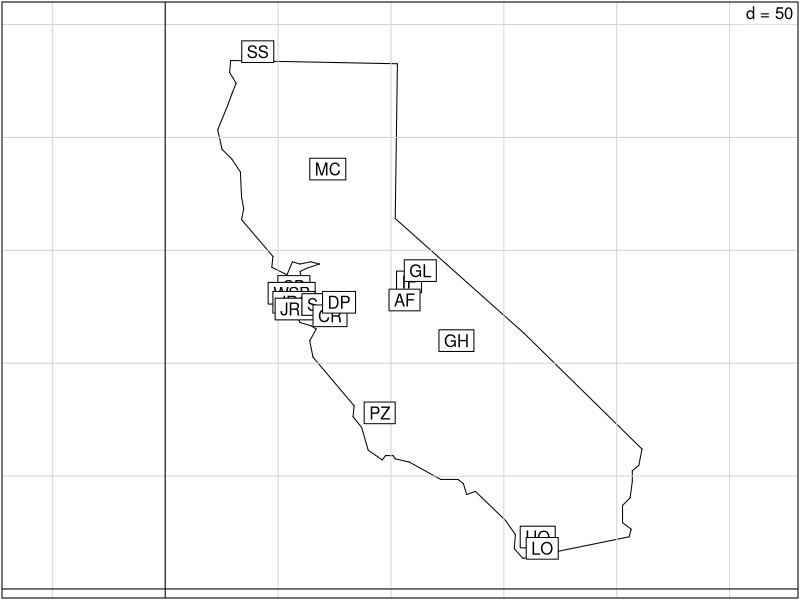
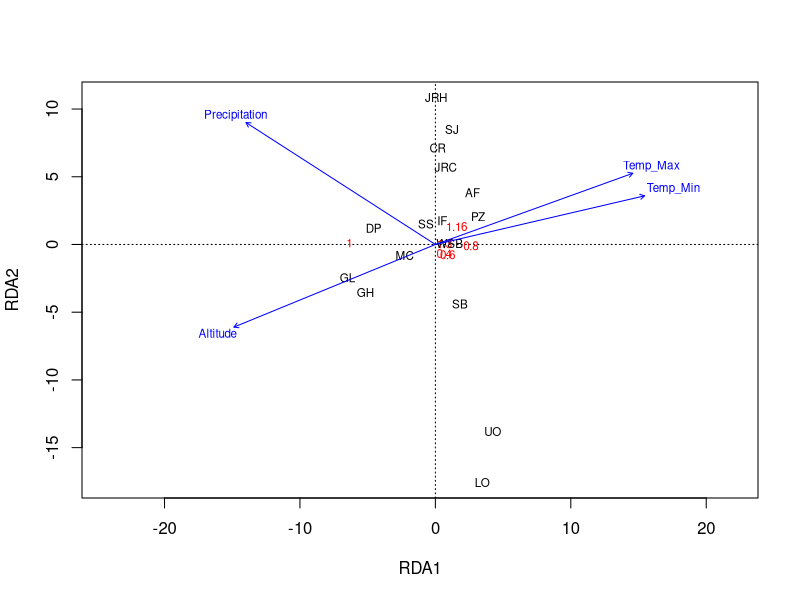
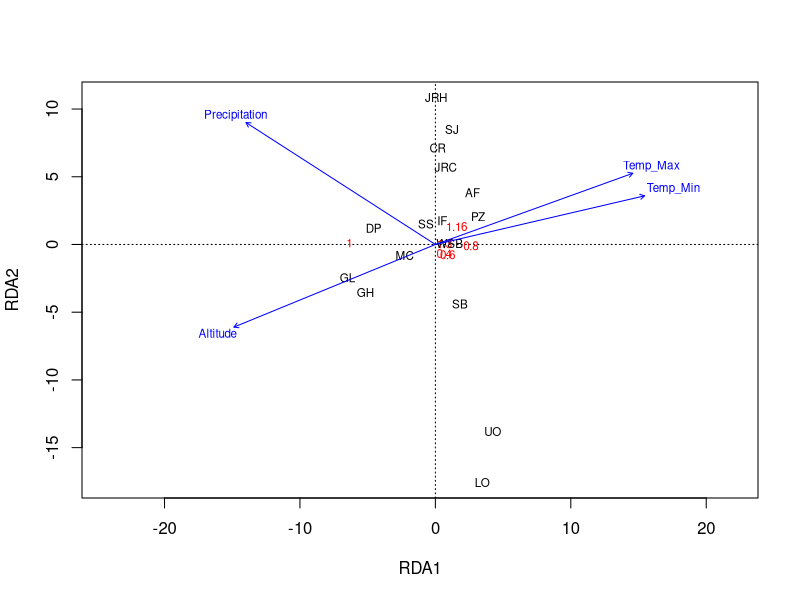
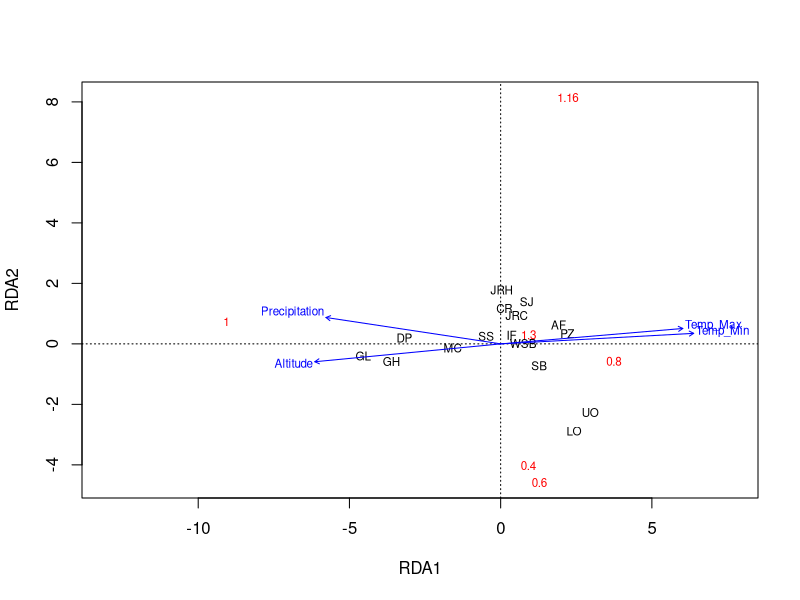
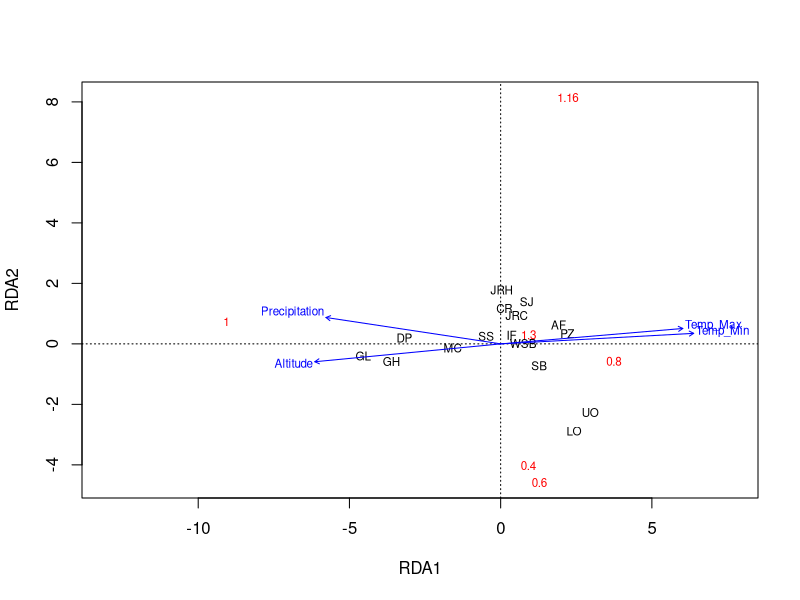
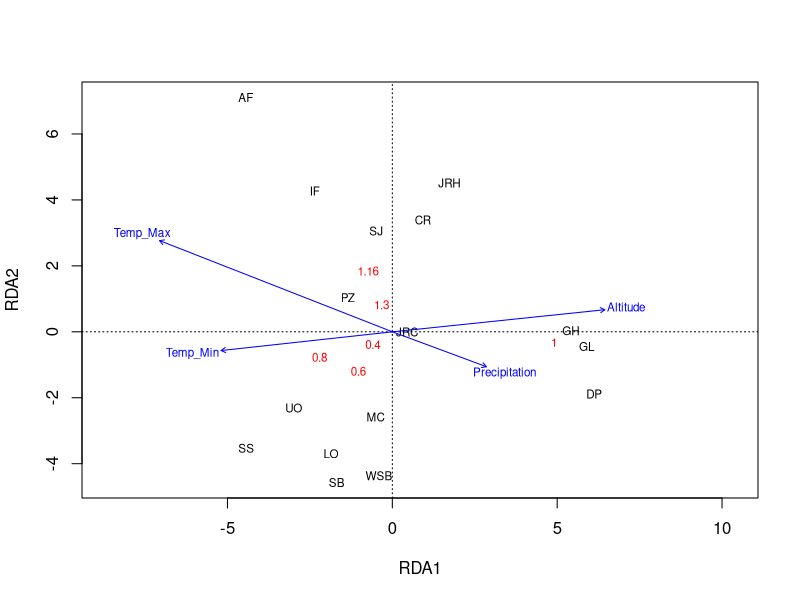
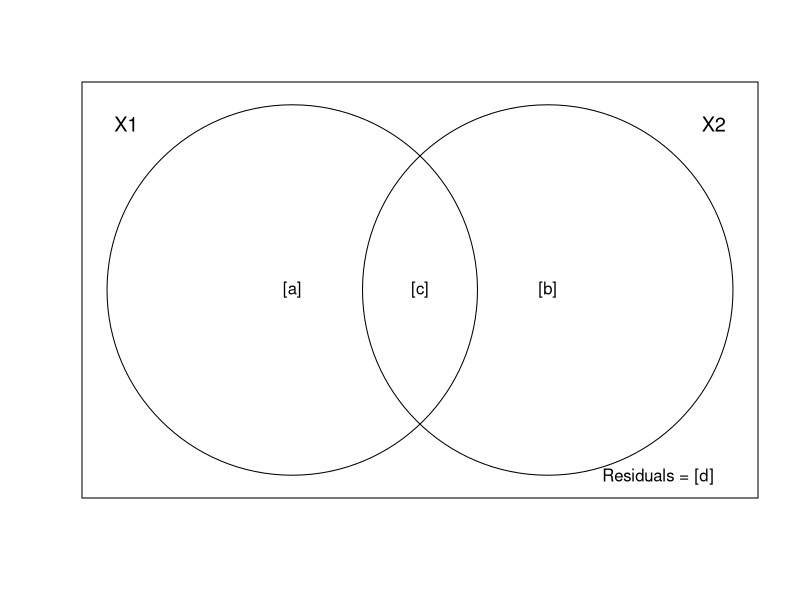

Here is the R script that generated these plots, in order:
## ---- chunk 1
# to configure markdown parsing
options(markdown.extensions = c("no_intra_emphasis", "tables", "fenced_code", "autolink", "strikethrough", "lax_spacing", "space_headers", "latex_math"))
# output options
options(width = 70, scipen = 6, digits = 3)

# to render cyrillics in plots use cairo pdf
options(device = function(file, width = 7, height = 7, ...) {
  cairo_pdf(tempfile(), width = width, height = height, ...)
  })
library(knitr)
# chunk default options
opts_chunk$set(fig.align='center', tidy = FALSE, fig.width = 7, fig.height = 3)
## ---- chunk 2
library(ggplot2)
library(grid)
theme_set(theme_bw(base_size = 20) + theme(legend.key = element_blank()))
update_geom_defaults("point", list(shape = 19, size = 4))
library(gridExtra)
## ---- chunk 3
library(ade4)
data(butterfly)
# расположение сайтов
s.label(butterfly$xy, contour = butterfly$contour, inc = FALSE)
## ---- chunk 4
str(butterfly, max.level = 2, give.attr = FALSE, vec.len = 2)
## ---- chunk 5
# частоты аллелей
gen <- butterfly$genet
head(gen, 3)
# переменные среды и географические координаты
env_geo <- cbind(butterfly$envir, butterfly$xy)
head(env_geo, 3)
## ---- chunk 6
library(vegan)
bf_rda <- rda(gen ~ Altitude + Precipitation + Temp_Max + Temp_Min, data = env_geo)
summary(bf_rda)
## ---- chunk 7
spenvcor(bf_rda)
## ---- chunk 8
plot(bf_rda, scaling = 2)
## ---- chunk 9
plot(bf_rda, scaling = 2)
## ---- chunk 10
plot(bf_rda, scaling = 1)
# s.label(butterfly$xy, contour = butterfly$contour, inc = FALSE)
## ---- chunk 11
plot(bf_rda, scaling = 1)
## ---- chunk 12
anova(bf_rda)
## ---- chunk 13
anova(bf_rda, by = "term")
## ---- chunk 14
anova(bf_rda, by = "mar")
## ---- chunk 15
anova(bf_rda, by = "axis")
## ---- chunk 16
m1 <-rda(gen ~ Altitude + Precipitation + Temp_Max + Temp_Min, data = env_geo)
m0 <- rda(gen ~ 1, data = env_geo)
m <- ordistep(m0, scope = formula(m1))
## ---- chunk 17
m$anova
## ---- chunk 18
bf_prda_1 <- rda(gen ~ Altitude + Precipitation + Temp_Max + Temp_Min + Condition(x + y), data = env_geo)
anova(bf_prda_1) ## Пермутационный тест
## ---- chunk 19
plot(bf_prda_1)
## ---- chunk 20
showvarparts(2)
## ---- chunk 21
bf_prda_2 <- rda(gen ~ x + y + Condition(Altitude + Precipitation + Temp_Max + Temp_Min), data = env_geo)
## ---- chunk 22
bf_rda_full <- rda(gen ~ x + y + Altitude + Precipitation + Temp_Max + Temp_Min, data = env_geo)
## ---- chunk 23
sum_full <- summary(bf_rda_full)
# sum_full
## ---- chunk 24
It <- sum_full$constr.chi
## ---- chunk 25
sum_prda_1 <- summary(bf_prda_1)
# sum_prda_1
## ---- chunk 26
Ie <- sum_prda_1$constr.chi
## ---- chunk 27
sum_prda_2 <- summary(bf_prda_2)
# sum_prda_2
## ---- chunk 28
Ig <- sum_prda_2$constr.chi
## ---- chunk 29
Ieg <- sum_full$constr.chi - sum_prda_1$constr.chi -sum_prda_2$constr.chi
## ---- chunk 30
bf_results <- data.frame(Inertia = c(Ie, Ig, Ieg, It),
           row.names = c('Только среда',
                         'Только география',
                         'Среда и география вместе',
                         'Общая объяснимая инерция'))
bf_results$Proportion <- bf_results$Inertia/sum(bf_results$Inertia[1:3])
colnames(bf_results) <- c('Инерция', 'Доля')
bf_results
